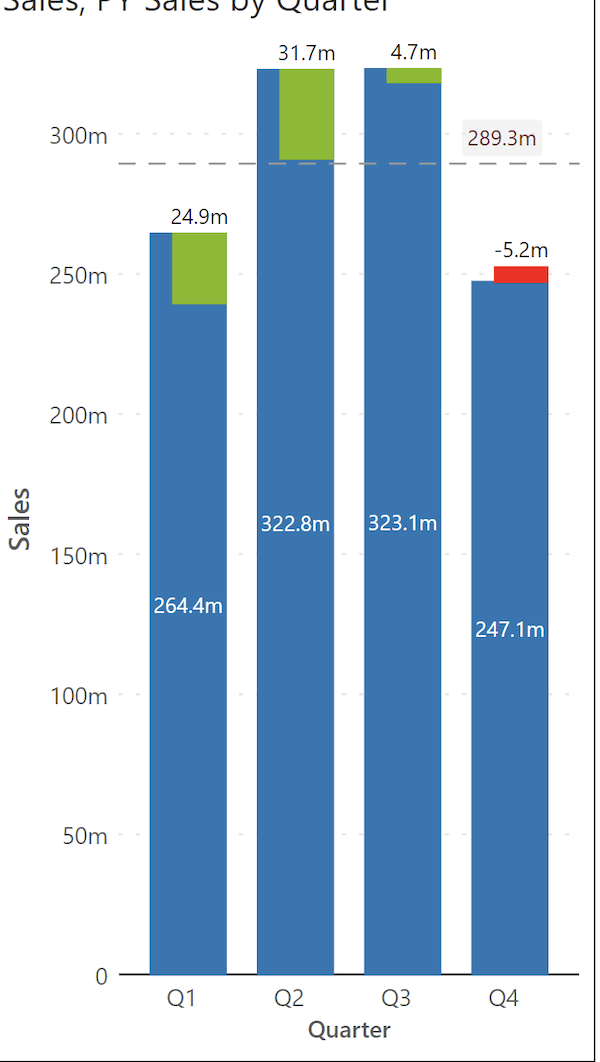
#> input picture Dataset/test3.png, 600 x 1062 px, found by its file name
$ jupyter execute --allow-errors Startingatzero.ipynb
#> lines starting #> are read from the running program, lines starting #| are printed output that depends on the picture
#> in check_starts_at_zero, image is the input picture: shape (1062, 600, 3); mean B, G, R 218.8, 198.9, 176.5
[cell 1]
import cv2
import easyocr
import numpy as np
import re
from collections import defaultdict

#> (a cell that did not finish here is left out)

[cell 3]
# [12 lines left out: function extract_number, not called in this run]

[cell 4]
# [12 lines left out: function box_geometry, not called in this run]

[cell 5]
def preprocess_for_ocr(image):
    gray = cv2.cvtColor(image, cv2.COLOR_BGR2GRAY)
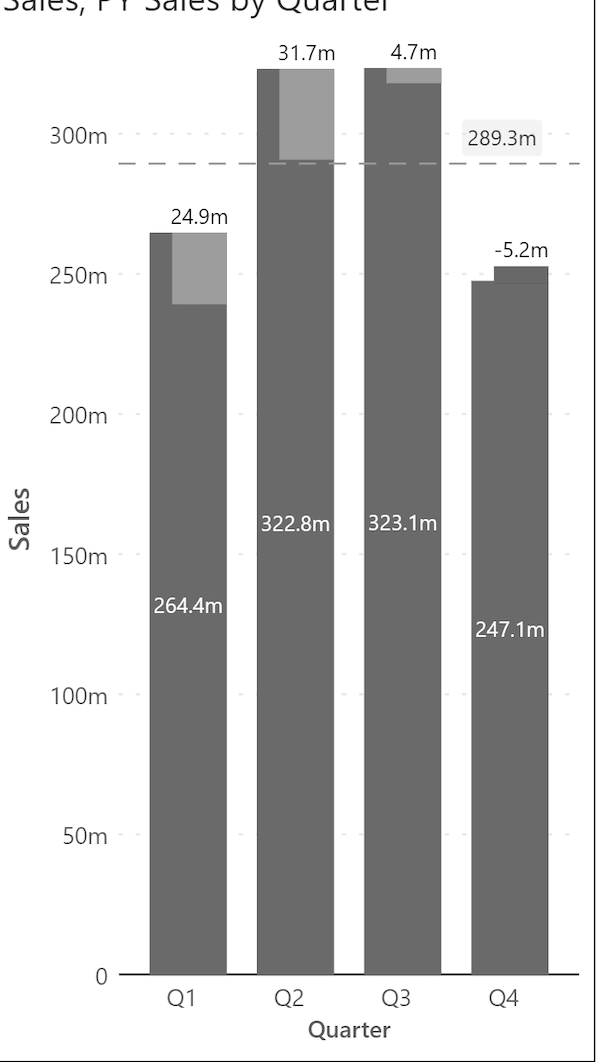
#> gray: shape (1062, 600); min 0, max 255, mean 194.4
    gray = cv2.resize(gray, None, fx=2, fy=2, interpolation=cv2.INTER_CUBIC)
#> gray: shape (2124, 1200)

    clahe = cv2.createCLAHE(clipLimit=2.5, tileGridSize=(8, 8))
    gray = clahe.apply(gray)

    return gray

[cell 6]
import os
from shutil import which
import pytesseract
from PIL import Image as PILImage

tesseract_path = os.getenv("TESSERACT_CMD") or which("tesseract") or "/opt/homebrew/bin/tesseract"
pytesseract.pytesseract.tesseract_cmd = tesseract_path

# [60 lines left out: function ocr_left_strip_for_percent_axis, not called in this run]

[cell 7]
def ocr_numeric_boxes(image):
    processed = preprocess_for_ocr(image)
    results = reader.readtext(processed)

    numeric_boxes = []
    for box, text, confidence in results:
        if confidence < 0.2:
            continue
        number = extract_number(text)
        if number is None:
            continue
        geo = box_geometry(box)
        numeric_boxes.append({
            "value":      number,
            "text":       text,
            "confidence": float(confidence),
            "left":       geo["left"],
            "right":      geo["right"],
            "top":        geo["top"],
            "bottom":     geo["bottom"],
            "cx":         geo["cx"],
            "cy":         geo["cy"],
        })

    # Second pass: dedicated strip for faint gray percentage axis labels
    # that the main pass misses due to low contrast
    strip_detections = ocr_left_strip_for_percent_axis(image)

    existing_cy = {round(n["cy"]) for n in numeric_boxes}
    for item in strip_detections:
        # Only add if the main pass didn't already find something at this y-position
        if not any(abs(item["cy"] - cy) < 10 for cy in existing_cy):
            numeric_boxes.append(item)
            existing_cy.add(round(item["cy"]))

    processed_h, processed_w = processed.shape[:2]
    return numeric_boxes, processed_w, processed_h

[cell 8]
# [41 lines of commented-out code are left out]

[cell 9]
# [8 lines left out: function is_monotonic, not called in this run]

[cell 10]
# [13 lines left out: function is_evenly_spaced, not called in this run]

[cell 11]
# [58 lines left out: function find_vertical_value_axis, not called in this run]

[cell 12]
# [63 lines left out: function find_horizontal_value_axis, not called in this run]

[cell 13]
# [34 lines left out: function ocr_bottom_left_for_zero, not called in this run]

[cell 14]
# [9 lines left out: function infer_zero_on_axis, not called in this run]

[cell 15]
# [19 lines left out: function hunt_zero_in_full_image, not called in this run]

[cell 16]
def check_starts_at_zero(image_path, orientation):
    image = cv2.imread(image_path)

    if image is None:
        raise ValueError("Image not found")

    numbers, w, h = ocr_numeric_boxes(image)

    if orientation == "vertical":
        axis_group = find_vertical_value_axis(numbers, w, h)
        axis_type = "y-axis"

    elif orientation == "horizontal":
        axis_group = find_horizontal_value_axis(numbers, w, h)
        axis_type = "x-axis"

    else:
        return {
            "status": "unknown",
            "starts_at_zero": None,
            "reason": "Invalid or unknown orientation"
        }

    if not axis_group:
        return {
            "status": "compliant",
            "starts_at_zero": True,
            "orientation": orientation,
            "axis_type": axis_type,
            "detected_axis_values": [],
            "reason": "No value-axis labels detected; treated as compliant by client rule"
        }

    axis_values = [item["value"] for item in axis_group]

    contains_zero = any(abs(v) < 1.0 for v in axis_values)
    zero_source = "axis_group" if contains_zero else None

    if not contains_zero and orientation == "vertical":
        contains_zero = ocr_bottom_left_for_zero(image, w, h)
        if contains_zero:
            zero_source = "rescue_crop"
            axis_values = axis_values + [0.0]  # now visible in output

    if not contains_zero and orientation == "vertical":
        contains_zero = hunt_zero_in_full_image(image, w, h)
        if contains_zero:
            zero_source = "rescue_hunt"
            axis_values = axis_values + [0.0]  # now visible in output

    reason_map = {
        "axis_group":   "Zero found directly in axis label group",
        "rescue_crop":  "Zero found via bottom-left crop rescue",
        "rescue_hunt":  "Zero found via left-strip digit scan rescue",
        None:           "Value-axis labels detected but zero was not found"
    }

    return {
        "status": "compliant" if contains_zero else "non_compliant",
        "starts_at_zero": contains_zero,
        "orientation": orientation,
        "axis_type": axis_type,
        "detected_axis_values": sorted(axis_values),  # sorted so 0 shows at front
        "zero_source": zero_source,
        "reason": reason_map[zero_source]
    }

#> (a cell that did not finish here is left out)

# Debugging

[cell 18]
def debug_ocr(image_path):
    image = cv2.imread(image_path)
    h_orig, w_orig = image.shape[:2]

    # Show what the preprocessed image looks like
    processed = preprocess_for_ocr(image)
    cv2.imwrite("debug_preprocessed.png", processed)

    # Show ALL raw EasyOCR detections, no filtering
    results = reader.readtext(processed)
    print(f"Image original size: {w_orig}x{h_orig}")
    print(f"Preprocessed size: {processed.shape[1]}x{processed.shape[0]}")
    print(f"\nALL detections (including low confidence):")
    for box, text, conf in results:
        geo = box_geometry(box)
        print(f"  text='{text}' conf={conf:.2f} right={geo['right']:.0f} cy={geo['cy']:.0f}")

#> (the rest of this cell did not finish here and is left out)

[cell 19]
def debug_rescue(image_path):
    image = cv2.imread(image_path)
    h, w = image.shape[:2]
    crop = image[int(h * 0.75):, :int(w * 0.20)]
    cv2.imwrite("debug_crop.png", crop)

    gray = cv2.cvtColor(crop, cv2.COLOR_BGR2GRAY)
    gray = cv2.resize(gray, None, fx=3, fy=3, interpolation=cv2.INTER_CUBIC)
    clahe = cv2.createCLAHE(clipLimit=3.0, tileGridSize=(4, 4))
    gray = clahe.apply(gray)
    is_dark_bg = np.mean(gray) < 128
    thresh_type = cv2.THRESH_BINARY_INV + cv2.THRESH_OTSU if is_dark_bg else cv2.THRESH_BINARY + cv2.THRESH_OTSU
    _, gray_thresh = cv2.threshold(gray, 0, 255, thresh_type)
    cv2.imwrite("debug_crop_thresh.png", gray_thresh)

    results = reader.readtext(gray_thresh)
    print(f"Crop size: {crop.shape}, dark_bg={is_dark_bg}")
    print("Rescue OCR results:")
    for _, text, conf in results:
        print(f"  text='{text}' conf={conf:.2f} -> number={extract_number(text)}")

#> (the rest of this cell did not finish here and is left out)

[cell 20]
def debug_zero_source(image_path):
    image = cv2.imread(image_path)
    numbers, w, h = ocr_numeric_boxes(image)
    print("All detected numbers:")
    for n in numbers:
        print(f"  value={n['value']} text='{n['text']}' right={n['right']:.0f} cy={n['cy']:.0f} conf={n['confidence']:.2f}")

#> (the rest of this cell did not finish here and is left out)

[cell 21]
def debug_percent_strip(image_path):
    image = cv2.imread(image_path)
    h, w = image.shape[:2]

    left_strip = image[:, :int(w * 0.10)]
    cv2.imwrite("debug_strip_original.png", left_strip)

    gray = cv2.cvtColor(left_strip, cv2.COLOR_BGR2GRAY)
    gray2x = cv2.resize(gray, None, fx=2, fy=2, interpolation=cv2.INTER_CUBIC)
    cv2.imwrite("debug_strip_2x.png", gray2x)

    clahe = cv2.createCLAHE(clipLimit=3.5, tileGridSize=(8, 8))
    gray_clahe = clahe.apply(gray2x.copy())
    cv2.imwrite("debug_strip_clahe.png", gray_clahe)

    print(f"Original image size: {w}x{h}")
    print(f"Strip size (original space): {int(w*0.10)}x{h}")
    print(f"Strip mean brightness: {gray.mean():.1f}")
    print()

    # Test same strip across 4 different clipLimits
    for clip in [2.5, 3.5, 5.0, 8.0]:
        clahe_test = cv2.createCLAHE(clipLimit=clip, tileGridSize=(8, 8))
        processed = clahe_test.apply(gray2x.copy())
        results = reader.readtext(processed, allowlist='0123456789.%m')
        print(f"clipLimit={clip}:")
        for _, text, conf in results:
            print(f"  text='{text}' conf={conf:.2f} -> number={extract_number(text)}")
        if not results:
            print("  (nothing detected)")
        print()

    # Also test with no CLAHE at all
    results_raw = reader.readtext(gray2x, allowlist='0123456789.%m')
    print("Raw (no CLAHE):")
    for _, text, conf in results_raw:
        print(f"  text='{text}' conf={conf:.2f} -> number={extract_number(text)}")
    if not results_raw:
        print("  (nothing detected)")

#> (the rest of this cell did not finish here and is left out)

[cell 22]
def debug_narrow_strip(image_path):
    image = cv2.imread(image_path)
    h, w = image.shape[:2]

    strip = image[:, :int(w * 0.05)]  # 5% only
    cv2.imwrite("debug_narrow_strip.png", strip)

    gray = cv2.cvtColor(strip, cv2.COLOR_BGR2GRAY)
    gray = cv2.resize(gray, None, fx=2, fy=2, interpolation=cv2.INTER_CUBIC)

    print("Narrow strip (5%), no %  in allowlist:")
    for name, img in [("raw", gray), ("clahe", cv2.createCLAHE(clipLimit=3.0, tileGridSize=(8,8)).apply(gray.copy()))]:
        results = reader.readtext(img, allowlist='0123456789. m')
        print(f"  {name}:")
        for _, text, conf in results:
            print(f"    '{text}' conf={conf:.2f} -> {extract_number(text)}")

#> (the rest of this cell did not finish here and is left out)

#> (a cell that did not finish here is left out)

#> call 2 of check_starts_at_zero, with orientation = 'vertical'
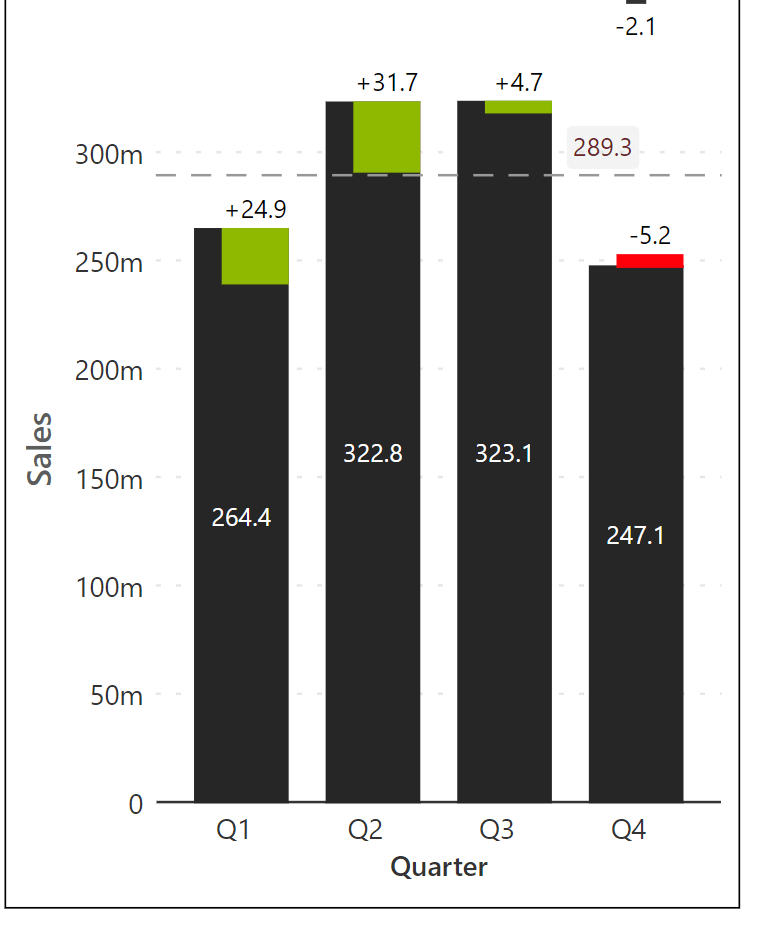
#> input picture crops/chart_1_vertical.png, 757 x 928 px, found by its file name
#> in check_starts_at_zero, image is the input picture: shape (928, 757, 3); mean B, G, R 177.6, 180, 179.8
